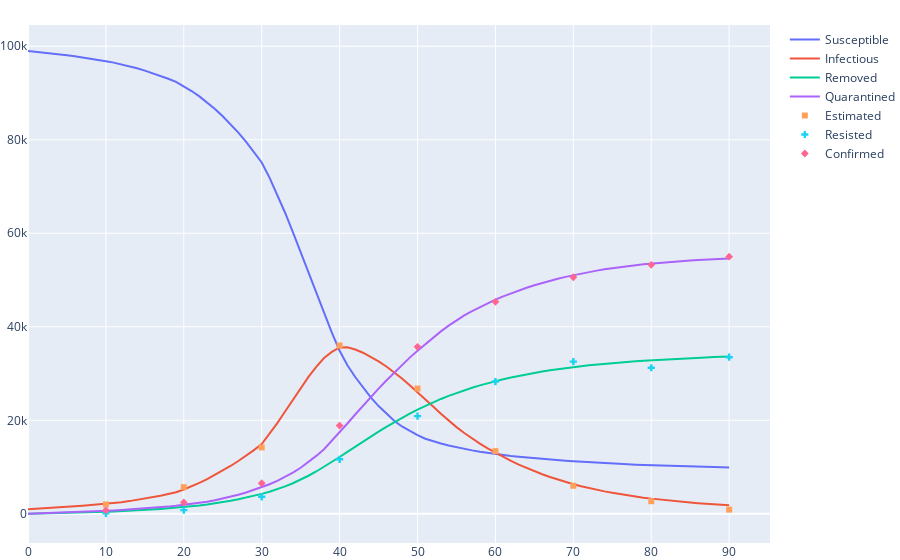

Here is the notebook cell this chart was saved with:
### Code cell
fig = SIRQt.plot(a.dynamic.estimate(city))
sample.plot(fig)
resisted.plot(fig)
confirmed.plot(fig)
